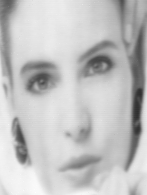
#> input picture RotateCart/coco.bmp, 147 x 195 px
$ python main.py
#> lines starting #> are read from the running program, lines starting #| are printed output that depends on the picture
### RotateCart/functionlib.py
# functionlib : librairie (module) perso de fonctions de traitement d'image

from PIL import Image  # librairie image PIL/Pillow (install par shell cmd : py -m pip install Pillow) (ou : python -m pip install Pillow)
import PIL.ImageOps  # librairie image PIL/Pillow

from numpy import *  # librairie numpy de tableaux (install par shell cmd : py -m pip install numpy)
import numpy as np  # librairie numpy de tableaux (install par shell cmd : py -m pip install numpy)

from math import *  # librairie maths

from scipy import signal  # librairie scipy de signal (install par shell cmd : py -m pip install scipy)
from scipy import misc
import matplotlib.pyplot as plt  # librairie matplotlib de maths (install par shell cmd : py -m pip install matplotlib)

# ---------------------------------------------------------------------------- #
def stack(I,J):  # fonction empilement de 2 images I et J (horizontal) -> image K
    NxI = I.size[0]  # Nx = cols, Ny = rows
    NyI = I.size[1]  # Nx = cols, Ny = rows
    NxJ = J.size[0]  # Nx = cols, Ny = rows
    NyJ = J.size[1]  # Nx = cols, Ny = rows
    NxK = NxI + NxJ  # Nx = cols, Ny = rows
    NyK = NyI  # Nx = cols, Ny = rows
    K = Image.new(I.mode,(NxK,NyK))  # PIL : reservation memoire image stack
    for y in range(NyK):  # range de 0 a NyK-1
        for x in range(NxI):  # range de 0 a NxI-1
            K.putpixel((x,y),I.getpixel((x,y)))  # PIL : ecriture du niveau de gris du pixel de coordonnees x,y
        for x in range(NxI,NxK):  # range de NxI a NxK-1
            K.putpixel((x,y),J.getpixel((x-NxI,y)))  # PIL : ecriture du niveau de gris du pixel de coordonnees x,y
    return K
# ---------------------------------------------------------------------------- #

# ---------------------------------------------------------------------------- #
def conversionimagetableau(I):  # fonction de conversion d'image PIL en tableau 2D numpy
    Itab = np.array(I)  # conversion image I en tableau numpy Itab ; pour info : I = Image.fromarray(Itab)  # conversion tableau numpy Itab en image I
    # print("Itab[y=0][x=0]=",Itab[0][0],"Itab[y=0][x=1]=",Itab[0][1],"Itab[y=1][x=0]=",Itab[1][0],"Itab[y=1][x=1]=",Itab[1][1])
    # print("Itab=",Itab)
    return Itab
# ---------------------------------------------------------------------------- #

# ---------------------------------------------------------------------------- #
def conversiontableauimage(Itab):  # fonction de conversion d'un tableau 2D numpy en image PIL
    size = np.shape(Itab)  # tuple size (Ny Nx)
    Nx = size[1]  # Nx = cols, Ny = rows
    Ny = size[0]  # Nx = cols, Ny = rows
    mode = 'L'  # mode image 256 niveaux de gris (8 bits par pixel)
    Sizetuple = (Nx,Ny)  # ecriture de size renverse en tuple (Nx Ny)
    # print('size=',size,'Sizetuple=',Sizetuple,'Nx=',Nx,'Ny=',Ny)
    I = Image.new(mode,Sizetuple)  # PIL : reservation memoire image traitee avec la meme taille que l'image initiale
    for y in range(Ny):  #  range de 0 a Ny-1
        for x in range(Nx):  # range de 0 a Nx-1
            s =int(Itab[y][x])
            I.putpixel((x,y),s)  # PIL : putpixel requiert un param scalaire s (putpixel n'accepte pas un element de tableau Jtab[y][x])
    return I
# ---------------------------------------------------------------------------- #

# ---------------------------------------------------------------------------- #
def RotateCart(Itab, angle_deg, x0, y0):  # fonction Rotation en coordonnées Cartésiennes autour du centre de rotation (x0, y0)
    size = np.shape(Itab)  # tuple size (Ny Nx)
    Nx = size[1]  # Nx = cols, Ny = rows
    Ny = size[0]  # Nx = cols, Ny = rows
    angle_rad = angle_deg*pi/180
    Jtab = np.zeros((Ny,Nx))  # tableau 2D de zeros de la meme taille que Itab
    for y in range(Ny):  # range de 0 a Ny-1
        for x in range(Nx):  # range de 0 a Nx-1
            xr = int((x-x0)*cos(angle_rad) - (y-y0)*sin(angle_rad) + x0)
            yr = int((x-x0)*sin(angle_rad) + (y-y0)*cos(angle_rad) + y0)
            if 0<=xr<Nx and 0<=yr<Ny :
                Jtab[y][x] = Itab[yr][xr]

    return Jtab
# ---------------------------------------------------------------------------- #

### RotateCart/main.py
# main : programme principal utilisant librairies image publiques & perso

from PIL import Image  # librairie image PIL/Pillow (install par shell cmd : py -m pip install Pillow) (ou : python -m pip install Pillow)
import PIL.ImageOps  # librairie image PIL/Pillow

from numpy import *  # librairie numpy de tableaux (install par shell cmd : py -m pip install numpy)
import numpy as np  # librairie numpy de tableaux (install par shell cmd : py -m pip install numpy)

from math import *  # librairie maths

from scipy import signal  # librairie scipy de signal (install par shell cmd : py -m pip install scipy)
from scipy import misc
import matplotlib.pyplot as plt  # librairie matplotlib de maths (install par shell cmd : py -m pip install matplotlib)

from functionlib import *  # module perso fonctions functionlib.py dans le meme repertoire

""" partie a mettre en commentaire """

# ---------------------------------------------------------------------------- #
# Rotation en coordonnées Cartésiennes d'une image 256 niveaux de gris (8 bits par pixel) par fonction perso de functionlib.py
file = "coco.bmp"  # image 256 niveaux de gris (8 bits par pixel)
I = Image.open(file)  # PIL : ouverture fichier image dans le meme repertoire
#> I is the input picture: PIL image 147x195 L; min 46, max 254, mean 193.2
Nx, Ny = I.size  # Nx = cols, Ny = rows
#> Nx = 147; Ny = 195
Itab = conversionimagetableau(I)  # tableau 2D Itab à partir de l'image I d'entrée
angle_deg = 50
x0, y0 = int (Nx/2) , int (Ny/2)
#> x0 = 73; y0 = 97
Jtab = RotateCart(Itab, angle_deg, x0, y0)  # fonction perso de functionlib.py : rotation d'image 256 niveaux gris (8 bits par pixel)
#> after the loop in RotateCart, `for y in range(Ny):`:
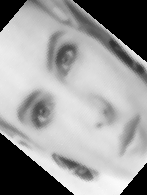
#> Jtab: shape (195, 147) float64; min 0, max 254, mean 154.2
J = conversiontableauimage(Jtab)  # image J de sortie à partir du tableau 2D Jtab
#> in conversiontableauimage, `I = Image.new(mode,Sizetuple)  # PIL : reservation memoire image trait..`: I: PIL image 147x195 L; every value is 0
K = stack(I,J)  # fonction perso de functionlib.py : empilement de 2 images
#> in stack, `K = Image.new(I.mode,(NxK,NyK))`: K: PIL image 294x195 L; every value is 0
#> after the loop in stack, `for y in range(NyK):`:
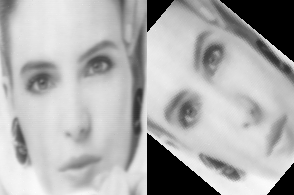
#> K: PIL image 294x195 L; min 0, max 254, mean 173.7
# I.show()  # PIL : affichage image initiale (a traiter)
# J.show()  # PIL : affichage image traitee
K.show()  # PIL : affichage images initiale/traitee empilees
J.save('rotate.jpg')  # PIL : enregistrement image traitee
K.save('coco+rotate.jpg')  # PIL : enregistrement images initiale/traitee empilees
I.close()  # PIL : fermeture de l'image initiale
J.close()  # PIL : fermeture de l'image traitee
K.close()  # PIL : fermeture images initiale/traitee empilees
# ---------------------------------------------------------------------------- #
